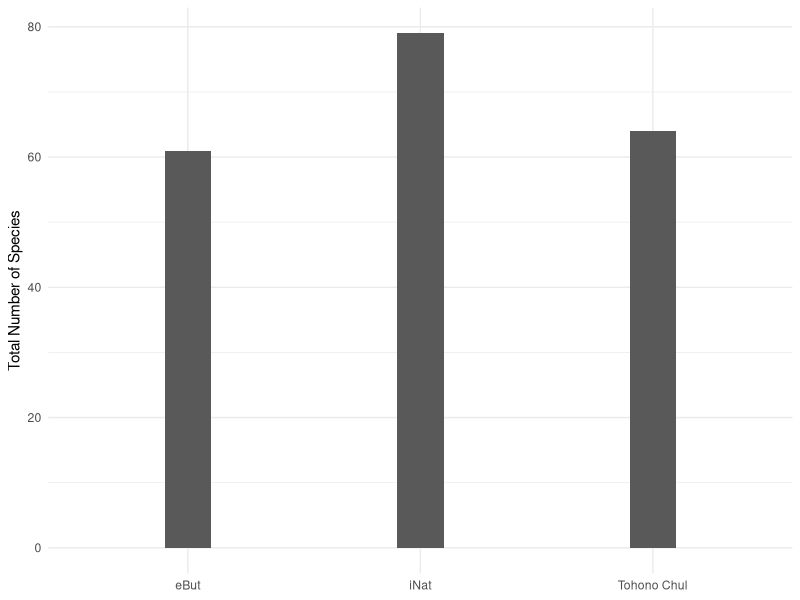
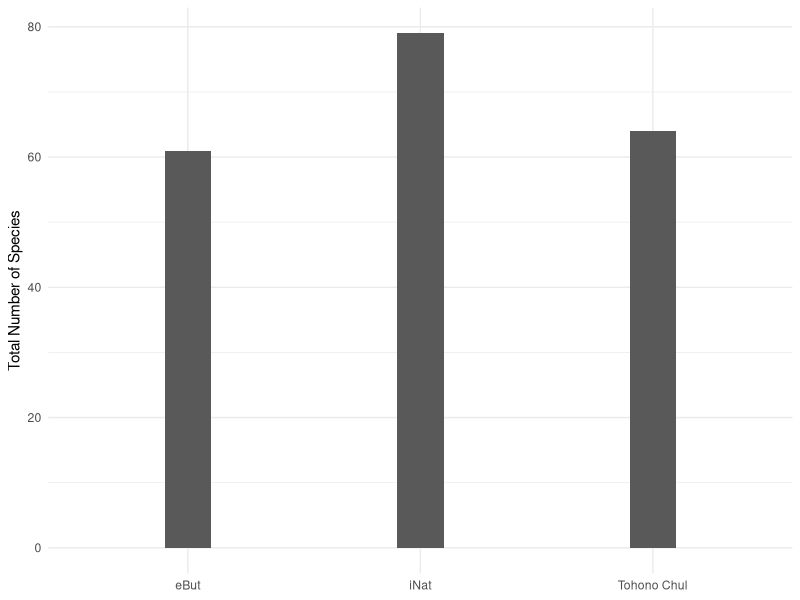

Write the R code that produced these figures, in order.
library(tidyverse)
library(dplyr)
library(ggplot2)

iNat <- read_csv("iNaturalist.csv")
Andy <- read_csv("eBut_ah.csv")
Az <- read_csv("eBut_az.csv")

unique_iNat <- unique(iNat$Species, incomparables = FALSE)
unique_Andy<- unique(Andy$Species, incomparables = FALSE)
unique_AZ <- unique(Az$Species, incomparables = FALSE)

iNat_total <- length(unique_iNat)
Tohono_Chul_total <- length(unique_Andy)
Tucson_total <- length(unique_AZ)

Richness <- data.frame(iNat_total, Tohono_Chul_total, Tucson_total)

Richness_Data_Frame <- 
  Richness %>%
  rename(
    "iNat" = iNat_total, 
    "Tohono Chul" = Tohono_Chul_total,
    "eBut" = Tucson_total)

Richness_Data_Frame


working_df <- data.frame(Site = c("iNat","Tohono Chul","eBut"),
                         Total = c(79, 64, 61))

Richness_plot <- ggplot(working_df, aes(x = Site, y = Total)) +
  geom_bar(stat = "identity", width = 0.2) +
  theme_minimal() +
  xlab(NULL) +
  ylab("Total Number of Species")

print(Richness_plot)

ggsave(filename = "Richness Visual.png",
       plot = Richness_plot,
       width = 4.75,
       height = 3)

